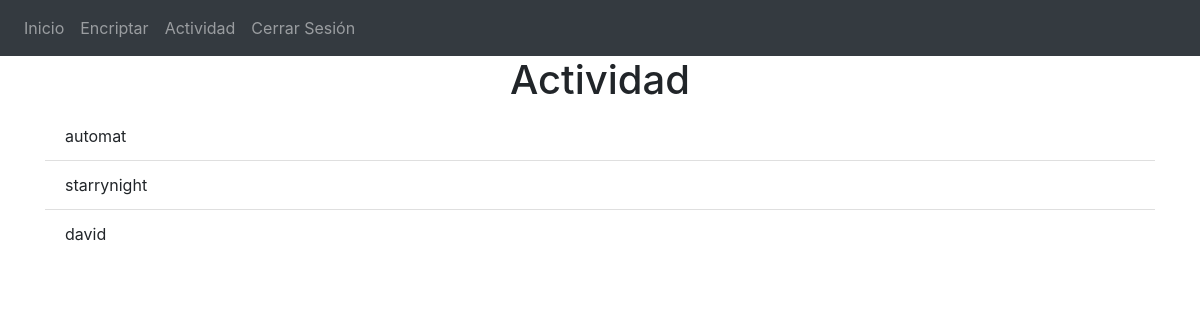
The app's page /activity (signed in), older data.
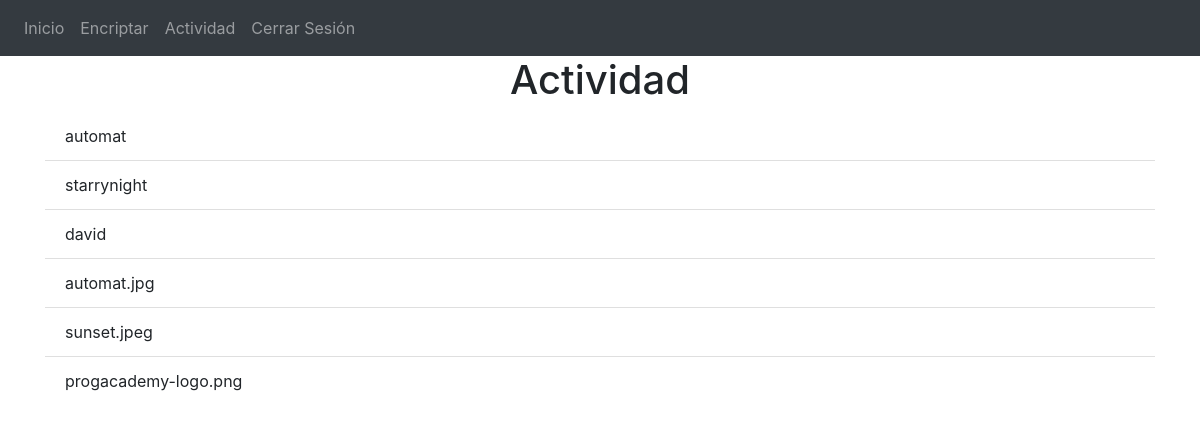
The same page, newer data.
### website/models.py (models this page shows)
class Medium(db.Model):
    id = db.Column(db.Integer, primary_key=True)
    name = db.Column(db.String(150))
    mtype = db.Column(db.String(5))
    password = db.Column(db.String(150))
    user_id = db.Column(db.Integer, db.ForeignKey('user.id'))

### website/views.py (the view)
@views.route('/activity', methods=['GET'])
def activity():
    return render_template("activity.html", user=current_user)

### website/__init__.py (called while the page is built)
def create_app():
    app = Flask(__name__)
    app.config['SECRET_KEY'] = 'loomware'
    app.config['SQLALCHEMY_DATABASE_URI'] = f'sqlite:///{DB_NAME}'
    db.init_app(app)
    from .views import views
    from .auth import auth
    app.register_blueprint(views, url_prefix='/')
    app.register_blueprint(auth, url_prefix='/')
    from .models import User, Medium
    create_database(app)
    login_manager = LoginManager()
    login_manager.login_view = 'auth.login'
    login_manager.init_app(app)
    @login_manager.user_loader
    def load_user(id):
        return User.query.get(int(id))
    return app

### website/templates/activity.html
{% extends "base.html" %} {% block title %}Sign Up{% endblock %} {% block
    content %}
    <h1 align="center">Actividad</h1>
    <ul class="list-group list-group-flush" id="files">
      {% for medium in user.mediums %}
      <li class="list-group-item">
        {{ medium.name }}
      </li>
      {% endfor %}
    </ul>
    {% endblock %}

### website/templates/base.html (shortened to what this page needs)
<!DOCTYPE html>
<html>
  <head>
    <link
      rel="stylesheet"
      href="https://stackpath.bootstrapcdn.com/bootstrap/4.4.1/css/bootstrap.min.css"
    />
    <link
      rel="stylesheet"
      href="https://stackpath.bootstrapcdn.com/font-awesome/4.7.0/css/font-awesome.min.css"
    />
  </head>
  <body>
    <nav class="navbar navbar-expand-lg navbar-dark bg-dark">
      <div class="collapse navbar-collapse" id="navbar">
        <div class="navbar-nav">
          <a class="nav-item nav-link" id="home" href="/">Inicio</a>
          {% if user.is_authenticated %}
          <a class="nav-item nav-link" id="encrypt" href="/encrypt">Encriptar</a>
          <a class="nav-item nav-link" id="activity" href="/activity">Actividad</a>
          <a class="nav-item nav-link" id="logout" href="/logout">Cerrar Sesión</a>
          {% else %}
          <a class="nav-item nav-link" id="login" href="/login">Iniciar Sesión</a>
          <a class="nav-item nav-link" id="signUp" href="/sign-up">Registrarse</a>
          {% endif %}
        </div>
      </div>
    </nav>
    <div class="container">{% block content %} {% endblock %}</div>
  </body>
</html>

Row changes from the older to the newer data that the page shows:
added Medium: name "automat.jpg"
added Medium: name "sunset.jpeg"
added Medium: name "progacademy-logo.png"
